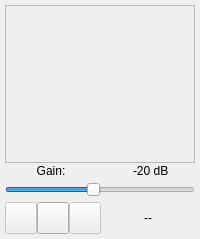
<?xml version="1.0" encoding="UTF-8"?>
<ui version="4.0">
 <class>DockAudio</class>
 <widget class="QDockWidget" name="DockAudio">
  <property name="geometry">
   <rect>
    <x>0</x>
    <y>0</y>
    <width>200</width>
    <height>239</height>
   </rect>
  </property>
  <property name="sizePolicy">
   <sizepolicy hsizetype="Preferred" vsizetype="MinimumExpanding">
    <horstretch>200</horstretch>
    <verstretch>0</verstretch>
   </sizepolicy>
  </property>
  <property name="minimumSize">
   <size>
    <width>200</width>
    <height>220</height>
   </size>
  </property>
  <property name="allowedAreas">
   <set>Qt::LeftDockWidgetArea|Qt::RightDockWidgetArea</set>
  </property>
  <property name="windowTitle">
   <string>Audio</string>
  </property>
  <widget class="QWidget" name="dockWidgetContents">
   <layout class="QVBoxLayout" name="verticalLayout">
    <property name="spacing">
     <number>1</number>
    </property>
    <property name="margin">
     <number>5</number>
    </property>
    <item>
     <widget class="CPlotter" name="audioSpectrum">
      <property name="sizePolicy">
       <sizepolicy hsizetype="MinimumExpanding" vsizetype="MinimumExpanding">
        <horstretch>0</horstretch>
        <verstretch>0</verstretch>
       </sizepolicy>
      </property>
      <property name="minimumSize">
       <size>
        <width>48</width>
        <height>48</height>
       </size>
      </property>
      <property name="toolTip">
       <string>Audio spectrum</string>
      </property>
      <property name="frameShape">
       <enum>QFrame::StyledPanel</enum>
      </property>
      <property name="frameShadow">
       <enum>QFrame::Raised</enum>
      </property>
     </widget>
    </item>
    <item>
     <layout class="QGridLayout" name="gridGainLayout">
      <property name="horizontalSpacing">
       <number>6</number>
      </property>
      <property name="verticalSpacing">
       <number>-1</number>
      </property>
      <item row="0" column="0">
       <widget class="QLabel" name="audioGainLabel">
        <property name="sizePolicy">
         <sizepolicy hsizetype="Minimum" vsizetype="Preferred">
          <horstretch>0</horstretch>
          <verstretch>0</verstretch>
         </sizepolicy>
        </property>
        <property name="text">
         <string>Gain:</string>
        </property>
        <property name="alignment">
         <set>Qt::AlignCenter</set>
        </property>
       </widget>
      </item>
      <item row="0" column="1">
       <widget class="QLabel" name="audioGainDbLabel">
        <property name="sizePolicy">
         <sizepolicy hsizetype="Preferred" vsizetype="Preferred">
          <horstretch>0</horstretch>
          <verstretch>0</verstretch>
         </sizepolicy>
        </property>
        <property name="text">
         <string> -20 dB</string>
        </property>
        <property name="alignment">
         <set>Qt::AlignCenter</set>
        </property>
        <property name="margin">
         <number>0</number>
        </property>
        <property name="indent">
         <number>1</number>
        </property>
       </widget>
      </item>
      <item row="1" column="0" colspan="2">
       <widget class="QSlider" name="audioGainSlider">
        <property name="sizePolicy">
         <sizepolicy hsizetype="Expanding" vsizetype="Preferred">
          <horstretch>0</horstretch>
          <verstretch>0</verstretch>
         </sizepolicy>
        </property>
        <property name="minimumSize">
         <size>
          <width>0</width>
          <height>22</height>
         </size>
        </property>
        <property name="toolTip">
         <string>Audio gain</string>
        </property>
        <property name="statusTip">
         <string>Audio gain</string>
        </property>
        <property name="minimum">
         <number>-800</number>
        </property>
        <property name="maximum">
         <number>500</number>
        </property>
        <property name="value">
         <number>-200</number>
        </property>
        <property name="orientation">
         <enum>Qt::Horizontal</enum>
        </property>
       </widget>
      </item>
     </layout>
    </item>
    <item>
     <layout class="QHBoxLayout" name="audioRecLayout">
      <property name="spacing">
       <number>0</number>
      </property>
      <item>
       <widget class="QPushButton" name="audioRecConfButton">
        <property name="enabled">
         <bool>false</bool>
        </property>
        <property name="sizePolicy">
         <sizepolicy hsizetype="Fixed" vsizetype="Fixed">
          <horstretch>32</horstretch>
          <verstretch>32</verstretch>
         </sizepolicy>
        </property>
        <property name="minimumSize">
         <size>
          <width>32</width>
          <height>32</height>
         </size>
        </property>
        <property name="maximumSize">
         <size>
          <width>32</width>
          <height>32</height>
         </size>
        </property>
        <property name="toolTip">
         <string>Configure audio recording and playback</string>
        </property>
        <property name="text">
         <string/>
        </property>
        <property name="icon">
         <iconset resource="../icons.qrc">
          <normaloff>:/icons/settings.svg</normaloff>:/icons/settings.svg</iconset>
        </property>
       </widget>
      </item>
      <item>
       <widget class="QPushButton" name="audioRecButton">
        <property name="sizePolicy">
         <sizepolicy hsizetype="Fixed" vsizetype="Fixed">
          <horstretch>0</horstretch>
          <verstretch>0</verstretch>
         </sizepolicy>
        </property>
        <property name="maximumSize">
         <size>
          <width>32</width>
          <height>32</height>
         </size>
        </property>
        <property name="toolTip">
         <string>Record audio</string>
        </property>
        <property name="text">
         <string/>
        </property>
        <property name="icon">
         <iconset resource="../icons.qrc">
          <normaloff>:/icons/record.svg</normaloff>:/icons/record.svg</iconset>
        </property>
        <property name="checkable">
         <bool>true</bool>
        </property>
       </widget>
      </item>
      <item>
       <widget class="QPushButton" name="audioPlayButton">
        <property name="enabled">
         <bool>false</bool>
        </property>
        <property name="sizePolicy">
         <sizepolicy hsizetype="Fixed" vsizetype="Fixed">
          <horstretch>0</horstretch>
          <verstretch>0</verstretch>
         </sizepolicy>
        </property>
        <property name="minimumSize">
         <size>
          <width>32</width>
          <height>32</height>
         </size>
        </property>
        <property name="maximumSize">
         <size>
          <width>32</width>
          <height>32</height>
         </size>
        </property>
        <property name="toolTip">
         <string>Playback previously recorded audio</string>
        </property>
        <property name="text">
         <string/>
        </property>
        <property name="icon">
         <iconset resource="../icons.qrc">
          <normaloff>:/icons/play.svg</normaloff>:/icons/play.svg</iconset>
        </property>
        <property name="checkable">
         <bool>true</bool>
        </property>
       </widget>
      </item>
      <item>
       <widget class="QLabel" name="audioRecLabel">
        <property name="sizePolicy">
         <sizepolicy hsizetype="MinimumExpanding" vsizetype="Preferred">
          <horstretch>0</horstretch>
          <verstretch>0</verstretch>
         </sizepolicy>
        </property>
        <property name="text">
         <string>--</string>
        </property>
        <property name="alignment">
         <set>Qt::AlignCenter</set>
        </property>
       </widget>
      </item>
     </layout>
    </item>
   </layout>
  </widget>
 </widget>
 <customwidgets>
  <customwidget>
   <class>CPlotter</class>
   <extends>QFrame</extends>
   <header>qtgui/plotter.h</header>
   <container>1</container>
  </customwidget>
 </customwidgets>
 <resources>
  <include location="../icons.qrc"/>
 </resources>
 <connections/>
</ui>
